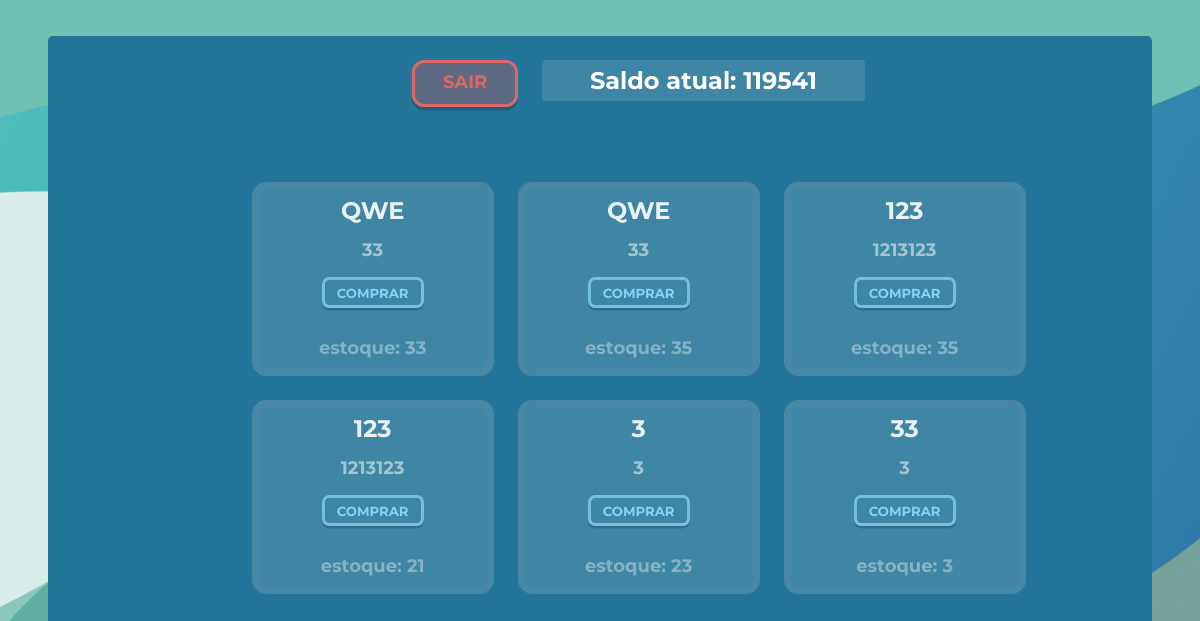
The page /homeDependente (signed in) on the database as committed earlier.
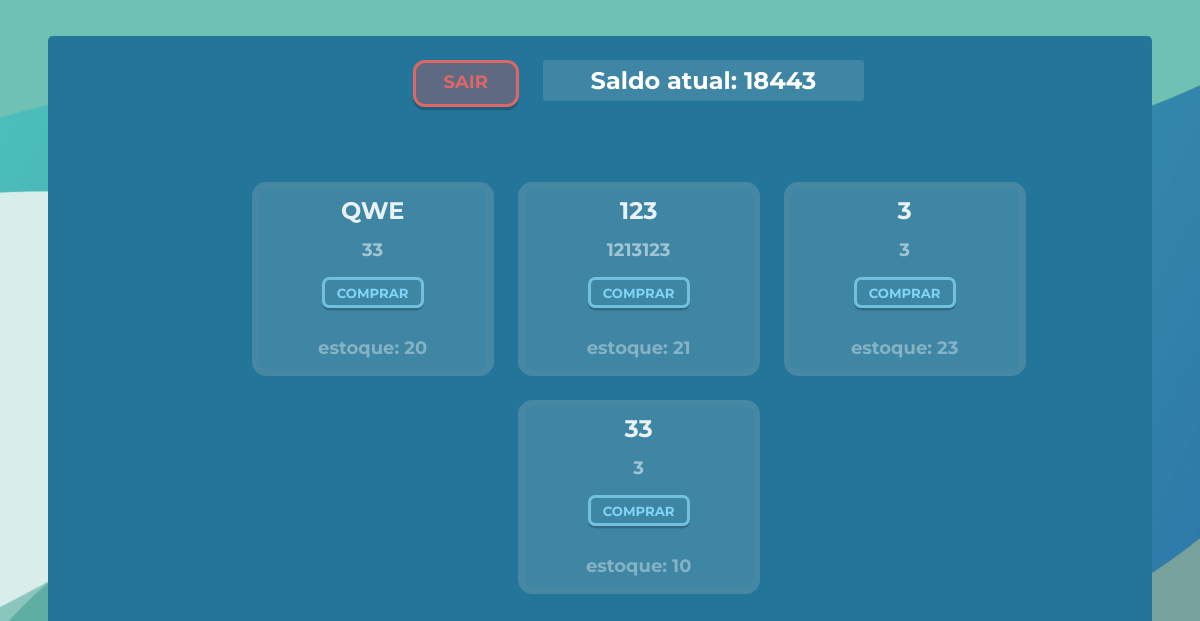
The same page on the database as committed later.
### projeto/models.py (models this page shows, shortened)
class Dependente(db.Model, UserMixin):
    id = db.Column(db.Integer, primary_key=True, autoincrement=True)
    saldo = db.Column(db.Integer, nullable=False, unique=False, default=0)
    usuario = db.Column(db.String(length=30), nullable=False, unique=True)
    email = db.Column(db.String(length=30), nullable=False, unique=True)
    senha = db.Column(db.String(length=30), nullable=False)
    idResponsavel = db.Column(db.Integer)
    imagemPerfil = db.Column(db.LargeBinary)  # ATRIBUTO PARA IMAGEM
    user_type = 'dependente'
    @property
    def senhacrip(self):
        return self.senhacrip

class Produto(db.Model):
    id = db.Column(db.Integer, primary_key = True)
    lanche = db.Column(db.String(length=30), nullable=False)
    valor = db.Column(db.Integer, nullable=False)
    quantidade = db.Column(db.Integer, nullable=False)

### projeto/routes.py (the view)
@app.route('/homeDependente', methods=['GET', 'POST'])
@login_required
def escolherProduto():
    produtos = Produto.query.all()
    return render_template("homeDependente.html", produtos =produtos)

### projeto/models.py (called while the page is built)
@login_manager.user_loader
def load_user(user_id):
    user_type = session.get('user_type')
    if user_type == 'responsavel':
        return Responsavel.query.get(int(user_id))
    elif user_type == 'dependente':
        return Dependente.query.get(int(user_id))
    elif user_type == 'funcionario':
        return Funcionario.query.get(int(user_id))
    return None

### projeto/templates/homeDependente.html (shortened to what this page needs)
{% extends 'baseDependente.html' %}
{% block conteudo %}
<body class="bodyDependente">
    <header>
        <div>
            <a class="botãoContainerLogout" href="{{url_for('logout')}}">
                SAIR
            </a>
            <h1>Saldo atual: {{current_user.saldo}}</h1>
        </div>
    </header>
    <div class="bodyChoseDependent">
        <form method="post">
            {% for produto in produtos %}
                {% if produto.quantidade>0 %}
                <div class="boxChoseLanche">
                    <h1>{{produto.lanche}}</h1>
                    <h2>{{produto.valor}}</h2>
                    <a class="botoesChoseLanche" href="{{url_for('comprarProduto', id = produto.id)}}">COMPRAR</a>
                    <h3 class="estoquetxt">estoque: {{produto.quantidade}}</h3>
                </div>
                {% endif %}
            {%endfor%}
        </form>
    </div>
</body>
<footer>
</footer>
{%endblock%}

Rows that differ between the two databases and show on the page:
removed Produto: lanche "QWE", valor "33", quantidade "35"
removed Produto: lanche "123", valor "1213123", quantidade "35"
changed Dependente: saldo "119541" → "18443"
changed Produto "QWE": quantidade "33" → "20"
changed Produto (number 4 of 4 on the later page): quantidade "3" → "10"
